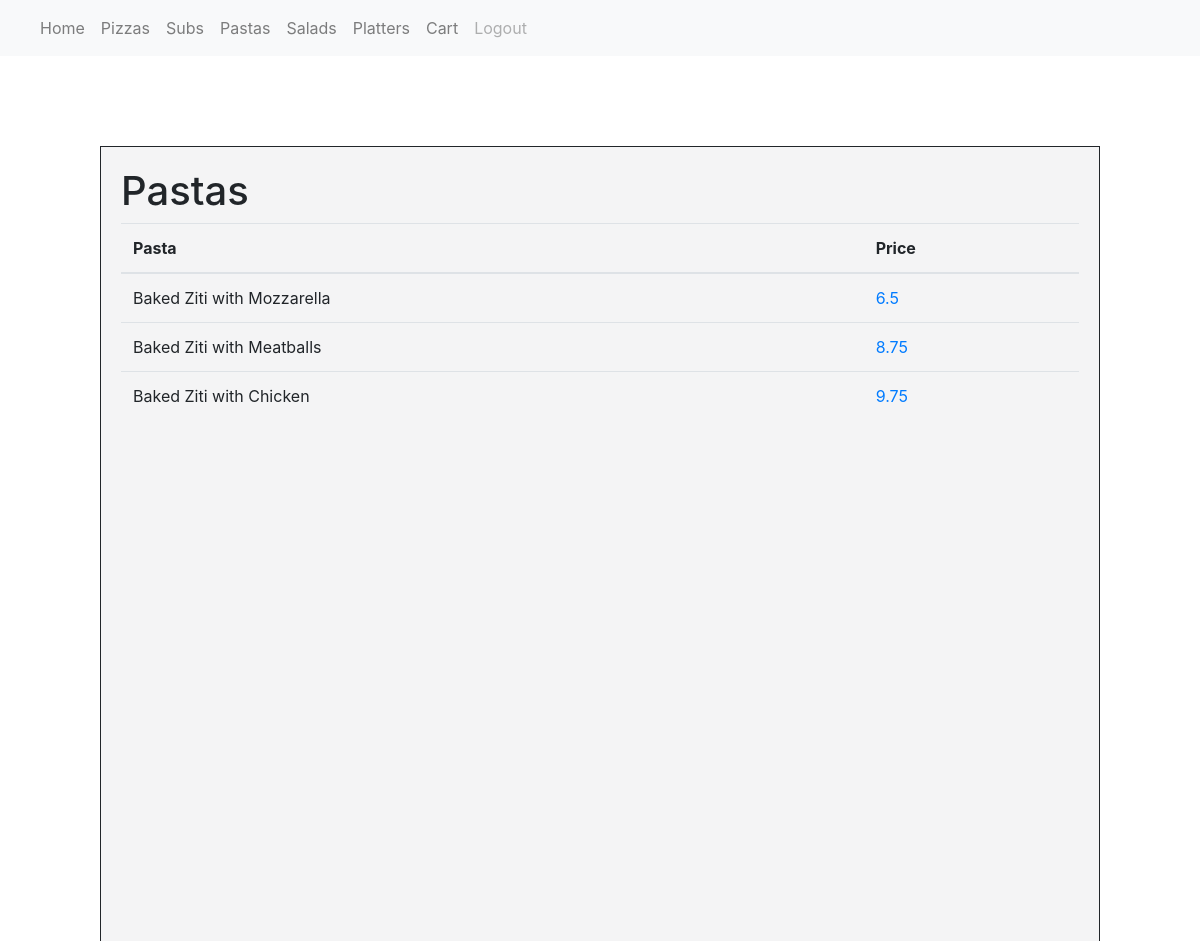
The page /pastas on the database its author committed.
### orders/models.py (models this page shows, shortened)
class Pasta(models.Model):
    description = models.CharField(max_length=64)
    price = models.FloatField(max_length=8)

### orders/views.py (the view)
# urls.py: path("pastas", views.pastas, name="pastas"),
def pastas(request):
    Pastas = Pasta.objects.all()
    context = {
        "user": request.user,
        "Pastas": Pastas,
    }
    return render(request, "orders/pastas.html", context)

### orders/templates/orders/pastas.html (shortened to what this page needs)
{% extends "orders/base1.html" %}
{% block body %}
    <div class="menu-table">
        <h1>Pastas</h1>
        <table class="table table-hover">
            <thead>
                <tr>
                <th scope="col">Pasta</th>
                <th scope="col">Price</th>
                </tr>
            </thead>
            <tbody>
            {% for pasta in Pastas %}
                <tr>
                <td>{{pasta.description}}</td>
                <td><a href="{% url 'add_pasta_salad' pasta.description pasta.price %}">{{pasta.price}}</a></td>
                </tr>
            {% endfor %}
            </tbody>
        </table>
    </div>
{% endblock %}

### orders/static/orders/styles.css (style rules this page uses)
.menu-table { width: 1000px; height: 800px; background-color: rgba(244, 244, 245, 0.945); border-style: solid; border-width: 1px; padding: 20px; position:absolute; left:0; right:0; top:150px; bottom:0; margin:auto; max-width:100%; max-height:100%; overflow:auto; }
a { color:red; }

### rows shown on the page
Pasta: description "Baked Ziti with Mozzarella", price "6.5"
Pasta: description "Baked Ziti with Meatballs", price "8.75"
Pasta: description "Baked Ziti with Chicken", price "9.75"
